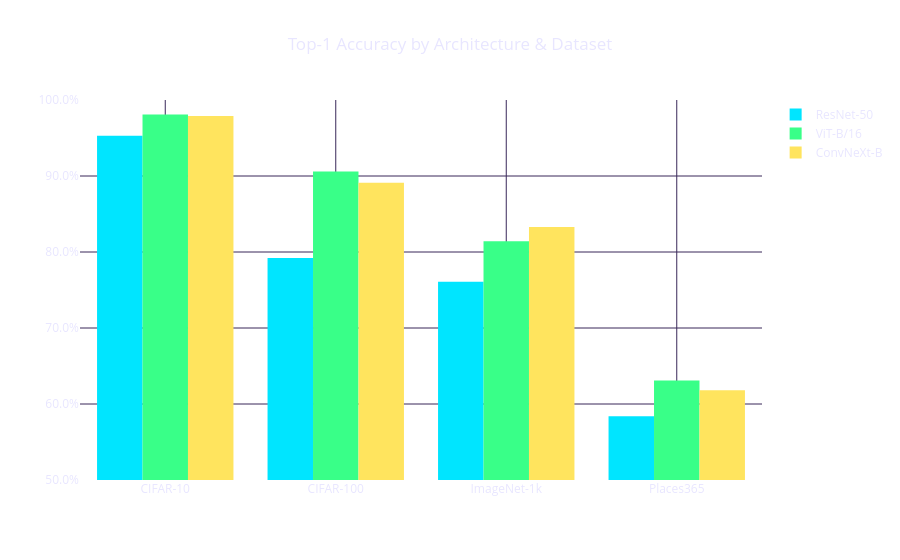

The code cell stored with this chart in its notebook:
### Markdown cell above
## 4 · Distribution Plots (Plotly JSON)

### Code cell
import plotly.graph_objects as go
fig = go.Figure()
models = ['ResNet-50', 'ViT-B/16', 'ConvNeXt-B']
datasets = ['CIFAR-10', 'CIFAR-100', 'ImageNet-1k', 'Places365']
scores = [[0.953,0.792,0.761,0.584],[0.981,0.906,0.814,0.631],[0.979,0.891,0.833,0.618]]
for model, color, values in zip(models, ['#00e5ff', '#39ff88', '#ffe45e'], scores):
    fig.add_bar(name=model, x=datasets, y=values, marker_color=color)
fig.update_layout(
    title='Top-1 Accuracy by Architecture & Dataset', barmode='group', template='plotly_dark',
    paper_bgcolor='rgba(0,0,0,0)', plot_bgcolor='rgba(0,0,0,0)',
)
fig.show()

### Figure 1 — Plotly figure (JSON) as saved in the notebook; plotly's stock layout.template omitted (floating-point values rounded to 4 significant figures)
{"data": [{"type": "bar", "name": "ResNet-50", "x": ["CIFAR-10", "CIFAR-100", "ImageNet-1k", "Places365"], "y": [0.953, 0.792, 0.761, 0.584], "marker": {"color": "#00e5ff"}}, {"type": "bar", "name": "ViT-B/16", "x": ["CIFAR-10", "CIFAR-100", "ImageNet-1k", "Places365"], "y": [0.981, 0.906, 0.814, 0.631], "marker": {"color": "#39ff88"}}, {"type": "bar", "name": "ConvNeXt-B", "x": ["CIFAR-10", "CIFAR-100", "ImageNet-1k", "Places365"], "y": [0.979, 0.891, 0.833, 0.618], "marker": {"color": "#ffe45e"}}], "layout": {"title": {"text": "Top-1 Accuracy by Architecture & Dataset"}, "barmode": "group", "plot_bgcolor": "rgba(0,0,0,0)", "paper_bgcolor": "rgba(0,0,0,0)", "font": {"color": "#e8e6ff"}, "yaxis": {"range": [0.5, 1.0], "tickformat": ".1%", "gridcolor": "#392759"}, "xaxis": {"gridcolor": "#392759"}, "legend": {"bgcolor": "rgba(0,0,0,0)"}}}
